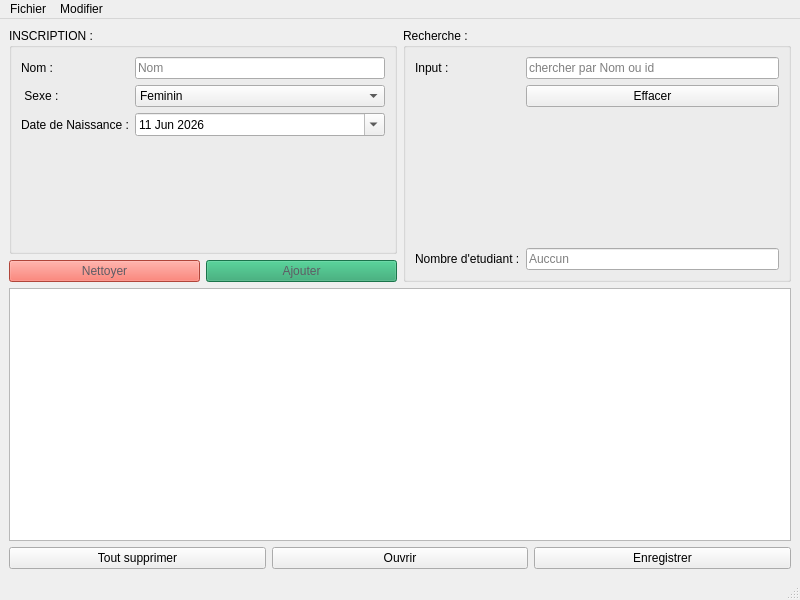
<?xml version="1.0" encoding="UTF-8"?>
<ui version="4.0">
 <class>MainWindow</class>
 <widget class="QMainWindow" name="MainWindow">
  <property name="geometry">
   <rect>
    <x>0</x>
    <y>0</y>
    <width>800</width>
    <height>600</height>
   </rect>
  </property>
  <property name="windowTitle">
   <string>MainWindow</string>
  </property>
  <widget class="QWidget" name="centralwidget">
   <layout class="QVBoxLayout" name="verticalLayout">
    <item>
     <layout class="QHBoxLayout" name="horizontalLayout">
      <item>
       <layout class="QVBoxLayout" name="verticalLayout_2">
        <item>
         <widget class="QGroupBox" name="groupBox">
          <property name="title">
           <string>INSCRIPTION :</string>
          </property>
          <layout class="QFormLayout" name="formLayout">
           <item row="0" column="0">
            <widget class="QLabel" name="label">
             <property name="text">
              <string>Nom :</string>
             </property>
            </widget>
           </item>
           <item row="0" column="1">
            <widget class="QLineEdit" name="ledName">
             <property name="placeholderText">
              <string>Nom</string>
             </property>
            </widget>
           </item>
           <item row="1" column="0">
            <widget class="QLabel" name="sexeLabel">
             <property name="text">
              <string> Sexe :</string>
             </property>
            </widget>
           </item>
           <item row="1" column="1">
            <widget class="QComboBox" name="comboSexe">
             <item>
              <property name="text">
               <string>Feminin</string>
              </property>
             </item>
             <item>
              <property name="text">
               <string>Masculin</string>
              </property>
             </item>
            </widget>
           </item>
           <item row="2" column="0">
            <widget class="QLabel" name="dateDeNaissanceLabel">
             <property name="text">
              <string>Date de Naissance :</string>
             </property>
            </widget>
           </item>
           <item row="2" column="1">
            <widget class="QDateEdit" name="dateDeNaissanceDateEdit">
             <property name="calendarPopup">
              <bool>true</bool>
             </property>
             <property name="date">
              <date>
               <year>2026</year>
               <month>6</month>
               <day>11</day>
              </date>
             </property>
            </widget>
           </item>
          </layout>
         </widget>
        </item>
        <item>
         <layout class="QHBoxLayout" name="horizontalLayout_2">
          <item>
           <widget class="QPushButton" name="btnNettoyer">
            <property name="styleSheet">
             <string notr="true">background-color: rgb(246, 97, 81);
color: rgb(94, 92, 100);</string>
            </property>
            <property name="text">
             <string>Nettoyer</string>
            </property>
           </widget>
          </item>
          <item>
           <widget class="QPushButton" name="btnAjouter">
            <property name="styleSheet">
             <string notr="true">background-color: rgb(38, 162, 105);
color: rgb(94, 92, 100);</string>
            </property>
            <property name="text">
             <string>Ajouter</string>
            </property>
           </widget>
          </item>
         </layout>
        </item>
       </layout>
      </item>
      <item>
       <widget class="QGroupBox" name="groupBox_2">
        <property name="title">
         <string>Recherche :</string>
        </property>
        <layout class="QFormLayout" name="formLayout_2">
         <item row="1" column="0">
          <widget class="QLabel" name="inputLabel">
           <property name="text">
            <string>Input :</string>
           </property>
          </widget>
         </item>
         <item row="1" column="1">
          <widget class="QLineEdit" name="ledChercher">
           <property name="placeholderText">
            <string>chercher par Nom ou id</string>
           </property>
          </widget>
         </item>
         <item row="2" column="1">
          <widget class="QPushButton" name="btnEffacer">
           <property name="text">
            <string>Effacer</string>
           </property>
          </widget>
         </item>
         <item row="3" column="1">
          <spacer name="verticalSpacer">
           <property name="orientation">
            <enum>Qt::Vertical</enum>
           </property>
           <property name="sizeHint" stdset="0">
            <size>
             <width>20</width>
             <height>40</height>
            </size>
           </property>
          </spacer>
         </item>
         <item row="4" column="0">
          <widget class="QLabel" name="nombreDEtudiantLabel">
           <property name="text">
            <string>Nombre d'etudiant :</string>
           </property>
          </widget>
         </item>
         <item row="4" column="1">
          <widget class="QLineEdit" name="ledNombreEtudiant">
           <property name="readOnly">
            <bool>true</bool>
           </property>
           <property name="placeholderText">
            <string>Auccun</string>
           </property>
          </widget>
         </item>
        </layout>
       </widget>
      </item>
     </layout>
    </item>
    <item>
     <widget class="QTableView" name="tableView">
      <property name="cursor" stdset="0">
       <cursorShape>ArrowCursor</cursorShape>
      </property>
      <property name="alternatingRowColors">
       <bool>true</bool>
      </property>
      <property name="selectionBehavior">
       <enum>QAbstractItemView::SelectRows</enum>
      </property>
     </widget>
    </item>
    <item>
     <layout class="QHBoxLayout" name="horizontalLayout_3">
      <item>
       <widget class="QPushButton" name="btnToutSupprimer">
        <property name="text">
         <string>Tout supprimer</string>
        </property>
       </widget>
      </item>
      <item>
       <widget class="QPushButton" name="btnOuvrir">
        <property name="text">
         <string>Ouvrir</string>
        </property>
       </widget>
      </item>
      <item>
       <widget class="QPushButton" name="btnEnregistrer">
        <property name="text">
         <string>Enregistrer</string>
        </property>
       </widget>
      </item>
     </layout>
    </item>
   </layout>
  </widget>
  <widget class="QMenuBar" name="menubar">
   <property name="geometry">
    <rect>
     <x>0</x>
     <y>0</y>
     <width>800</width>
     <height>23</height>
    </rect>
   </property>
   <widget class="QMenu" name="menuFichier">
    <property name="title">
     <string>Fichier</string>
    </property>
    <addaction name="separator"/>
    <addaction name="actionOuvrir_un_fichier"/>
    <addaction name="separator"/>
    <addaction name="actionEnregister"/>
    <addaction name="separator"/>
    <addaction name="actionEnregister_sous"/>
    <addaction name="separator"/>
   </widget>
   <widget class="QMenu" name="menuModifier">
    <property name="title">
     <string>Modifier</string>
    </property>
   </widget>
   <addaction name="menuFichier"/>
   <addaction name="menuModifier"/>
  </widget>
  <widget class="QStatusBar" name="statusbar"/>
  <action name="actionOuvrir_un_fichier">
   <property name="text">
    <string>Ouvrir un fichier</string>
   </property>
   <property name="shortcut">
    <string>Ctrl+O</string>
   </property>
  </action>
  <action name="actionEnregister">
   <property name="text">
    <string>Enregister</string>
   </property>
   <property name="shortcut">
    <string>Ctrl+S</string>
   </property>
  </action>
  <action name="actionEnregister_sous">
   <property name="text">
    <string>Enregister sous</string>
   </property>
   <property name="shortcut">
    <string>Ctrl+Shift+S</string>
   </property>
  </action>
  <action name="actionModification_pr_c_dente">
   <property name="text">
    <string>Modification précédente</string>
   </property>
  </action>
 </widget>
 <resources/>
 <connections/>
</ui>
